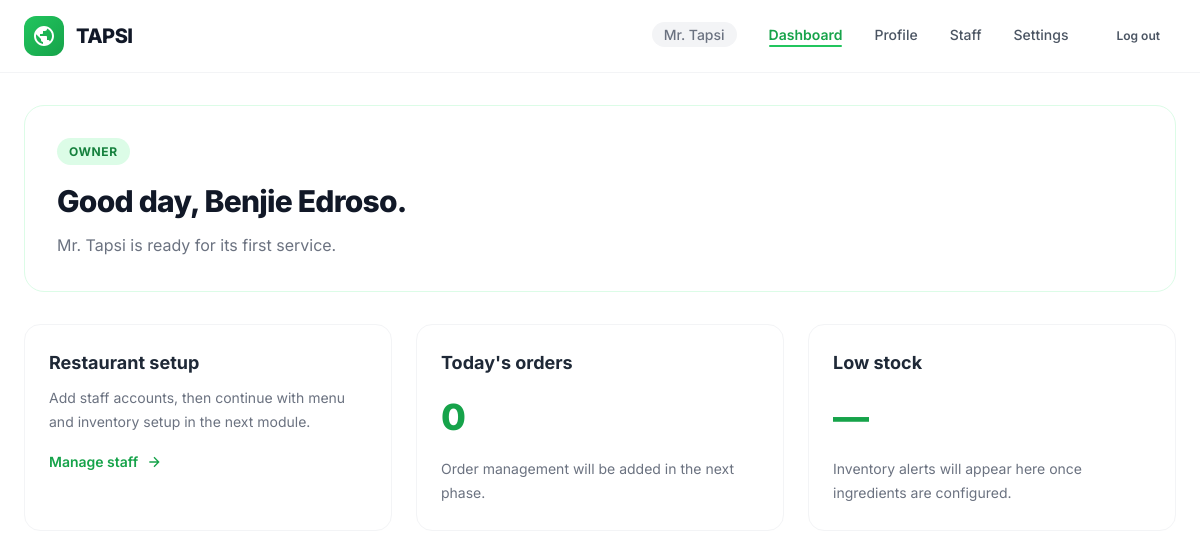
Screenshot of / (signed in) with the database file from the repository.
### accounts/models.py (models this page shows, shortened)
class User(AbstractUser):
    class Role(models.TextChoices):
        OWNER = "OWNER", "Owner"
        MANAGER = "MANAGER", "Manager"
        CASHIER = "CASHIER", "Cashier"
        KITCHEN = "KITCHEN", "Kitchen"
    username = models.CharField(max_length=254, unique=True, editable=False)
    email = models.EmailField(unique=True)
    restaurant = models.ForeignKey(Restaurant, on_delete=models.PROTECT, related_name="users", null=True, blank=True)
    role = models.CharField(max_length=10, choices=Role.choices, default=Role.CASHIER)
    phone = models.CharField(max_length=30, blank=True, validators=[RegexValidator(r"^[0-9+() -]*$", "Enter a valid phone number.")])
    avatar = models.FileField(upload_to="avatars/", blank=True)
    must_change_password = models.BooleanField(default=False)
    failed_login_count = models.PositiveSmallIntegerField(default=0)
    locked_until = models.DateTimeField(null=True, blank=True)
    pending_email = models.EmailField(blank=True)
    is_deleted = models.BooleanField(default=False)
    deleted_at = models.DateTimeField(null=True, blank=True)
    USERNAME_FIELD = "email"
    REQUIRED_FIELDS: list[str] = []
    objects = UserManager()
    class Meta:
        indexes = [
            models.Index(fields=["restaurant", "role"]),
            models.Index(fields=["restaurant", "is_active", "is_deleted"]),
        ]
    @property
    def display_name(self):
        return self.get_full_name() or self.email

class Restaurant(models.Model):
    name = models.CharField(max_length=150)
    address = models.TextField(blank=True)
    contact_number = models.CharField(max_length=30, blank=True)
    tin = models.CharField(max_length=30, blank=True)
    is_vat_registered = models.BooleanField(default=False)
    receipt_footer = models.CharField(max_length=255, blank=True)
    timezone = models.CharField(max_length=50, default="Asia/Manila", editable=False)
    created_at = models.DateTimeField(auto_now_add=True)

### accounts/views.py (the view)
# urls.py: path("", views.dashboard, name="dashboard"),
@login_required
def dashboard(request):
    if request.user.must_change_password:
        return redirect("accounts:change_initial_password")
    return render(request, "dashboard.html")

### accounts/models.py (called while the page is built)
    def get_queryset(self):
        return super().get_queryset().filter(is_deleted=False)

### templates/dashboard.html (shortened to what this page needs)
{% extends 'base.html' %}
{% block content %}
<section class="hero">
    <span class="eyebrow">{{ user.get_role_display }}</span>
    <h1>Good day, {{ user.display_name }}.</h1>
    <p>{{ user.restaurant.name }} is ready for its first service.</p>
</section>
<section class="grid">
    {% if user.role == 'OWNER' or user.role == 'MANAGER' %}
    <article>
        <h2>Restaurant setup</h2>
        <p>Add staff accounts, then continue with menu and inventory setup in the next module.</p>
        <a href="{% url 'accounts:staff_list' %}">
            Manage staff
            <svg width="16" height="16" viewBox="0 0 24 24" fill="none" stroke="currentColor" stroke-width="2"><path d="M5 12h14M12 5l7 7-7 7"/></svg>
        </a>
    </article>
    {% endif %}
    <article>
        <h2>Today's orders</h2>
        <p class="metric">0</p>
        <p>Order management will be added in the next phase.</p>
    </article>
    <article>
        <h2>Low stock</h2>
        <p class="metric">—</p>
        <p>Inventory alerts will appear here once ingredients are configured.</p>
    </article>
</section>
{% endblock %}

### templates/base.html (shortened to what this page needs)
{% load static %}
<!doctype html>
<html lang="en">
<head>
    <link rel="stylesheet" href="{% static 'css/design/tokens.css' %}">
    <link rel="stylesheet" href="{% static 'css/design/components.css' %}">
    <link rel="stylesheet" href="{% static 'css/app.css' %}">
</head>
<body>
    <header class="navbar">
        <div class="navbar-inner">
            <a class="navbar-logo" href="{% url 'dashboard' %}">
                <div class="navbar-logo-icon">
                </div>
                <span class="navbar-logo-text">TAPSI</span>
            </a>
            {% if user.is_authenticated %}
            <ul class="navbar-links">
                <li><span class="nav-restaurant-name">{{ user.restaurant.name }}</span></li>
                <li><a href="{% url 'dashboard' %}" class="{% if request.resolver_match.url_name == 'dashboard' %}active{% endif %}">Dashboard</a></li>
                <li><a href="{% url 'accounts:profile' %}" class="{% if request.resolver_match.url_name == 'profile' %}active{% endif %}">Profile</a></li>
                {% if user.role == 'OWNER' or user.role == 'MANAGER' %}
                <li><a href="{% url 'accounts:staff_list' %}" class="{% if request.resolver_match.url_name == 'staff_list' or request.resolver_match.url_name == 'create_staff' %}active{% endif %}">Staff</a></li>
                {% endif %}
                {% if user.role == 'OWNER' %}
                <li><a href="{% url 'accounts:restaurant_settings' %}" class="{% if request.resolver_match.url_name == 'restaurant_settings' %}active{% endif %}">Settings</a></li>
                {% endif %}
                <li>
                    <form method="post" action="{% url 'accounts:logout' %}" style="display:inline">
                        <button type="submit" class="btn btn-ghost btn-sm">Log out</button>
                    </form>
                </li>
            </ul>
            {% endif %}
        </div>
    </header>
    <main class="container">
        {% block content %}{% endblock %}
    </main>
</body>
</html>

### static/css/design/tokens.css (style rules this page uses)
:root { --tapsi-50: #f0fdf4; --tapsi-100: #dcfce7; --tapsi-200: #bbf7d0; --tapsi-300: #86efac; --tapsi-400: #4ade80; --tapsi-500: #22c55e; --tapsi-600: #16a34a; --tapsi-700: #15803d; --tapsi-800: #166534; --tapsi-900: #14532d; --gray-50: #f9fafb; --gray-100: #f3f4f6; --gray-200: #e5e7eb; --gray-300: #d1d5db; --gray-400: #9ca3af; --gray-500: #6b7280; --gray-600: #4b5563; --gray-700: #374151; --gray-800: #1f2937; --gray-900: #111827; --color-success: #22c55e; --color-warning: #f59e0b; --color-error: #ef4444; --color-info: #3b82f6; --surface-primary: #ffffff; --surface-secondary: #f9fafb; --surface-tertiary: #f3f4f6; --font-family: 'Inter', system-ui, -apple-system, BlinkMacSystemFont, 'Segoe UI', sans-serif; --font-size-xs: 0.75rem; --font-size-sm: 0.875rem; --font-size-base: 1rem; --font-size-lg: 1.125rem; --font-size-xl: 1.25rem; --font-size-2xl: 1.5rem; --font-size-3xl: 1.875rem; --font-size-4xl: 2.25rem; --font-size-5xl: 3rem; --font-weight-regular: 400; --font-weight-medium: 500; --font-weight-semibold: 600; --font-weight-bold: 700; --font-weight-extrabold:800; --line-height-tight: 1.1; --line-height-snug: 1.3; --line-height-normal: 1.6; --line-height-relaxed:1.75; --letter-spacing-tight: -0.025em; --letter-spacing-normal: 0; --letter-spacing-wide: 0.05em; --space-0: 0; --space-1: 0.25rem; --space-2: 0.5rem; --space-3: 0.75rem; --space-4: 1rem; --space-5: 1.25rem; --space-6: 1.5rem; --space-8: 2rem; --space-10: 2.5rem; --space-12: 3rem; --space-16: 4rem; --space-20: 5rem; --space-24: 6rem; --radius-sm: 6px; --radius-md: 8px; --radius-lg: 12px; --radius-xl: 16px; --radius-2xl: 20px; --radius-full: 9999px; --shadow-xs: 0 1px 2px rgba(0, 0, 0, 0.04); --shadow-sm: 0 1px 3px rgba(0, 0, 0, 0.06), 0 1px 2px rgba(0, 0, 0, 0.04); --shadow-md: 0 4px 6px -1px rgba(0, 0, 0, 0.06), 0 2px 4px -2px rgba(0, 0, 0, 0.04); --shadow-lg: 0 10px 15px -3px rgba(0, 0, 0, 0.07), 0 4px 6px -4px rgba(0, 0, 0, 0.04); --shadow-xl: 0 20px 25px -5px rgba(0, 0, 0, 0.08), 0 8px 10px -6px rgba(0, 0, 0, 0.04); --shadow-2xl: 0 25px 50px -12px rgba(0, 0, 0, 0.15); --shadow-inner: inset 0 2px 4px rgba(0, 0, 0, 0.04); --transition-fast: 150ms ease; --transition-base: 200ms ease; --transition-slow: 300ms ease; --transition-spring: 500ms cubic-bezier(0.34, 1.56, 0.64, 1); --z-dropdown: 10; --z-sticky: 20; --z-overlay: 30; --z-modal: 40; --z-toast: 50; --container-sm: 640px; --container-md: 768px; --container-lg: 1024px; --container-xl: 1200px; --container-2xl: 1400px; }

### static/css/design/components.css (style rules this page uses)
*, *::before, *::after { margin: 0; padding: 0; box-sizing: border-box; }
body { font-family: var(--font-family); font-size: var(--font-size-base); line-height: var(--line-height-normal); color: var(--gray-800); background: var(--surface-primary); -webkit-font-smoothing: antialiased; }
.btn { display: inline-flex; align-items: center; justify-content: center; gap: var(--space-2); padding: var(--space-3) var(--space-6); font-family: var(--font-family); font-size: var(--font-size-sm); font-weight: var(--font-weight-semibold); line-height: 1; text-decoration: none; border: none; border-radius: var(--radius-full); cursor: pointer; transition: all var(--transition-base); white-space: nowrap; }
.btn-ghost { background: transparent; color: var(--gray-600); }
.btn-sm { padding: var(--space-2) var(--space-4); font-size: var(--font-size-xs); }
.navbar { position: sticky; top: 0; z-index: var(--z-sticky); background: rgba(255, 255, 255, 0.92); backdrop-filter: blur(12px); border-bottom: 1px solid var(--gray-100); padding: var(--space-4) 0; }
.navbar-inner { max-width: var(--container-xl); margin: 0 auto; padding: 0 var(--space-6); display: flex; align-items: center; justify-content: space-between; }
.navbar-logo { display: flex; align-items: center; gap: var(--space-3); text-decoration: none; }
.navbar-logo-icon { width: 40px; height: 40px; background: linear-gradient(135deg, var(--tapsi-500), var(--tapsi-600)); border-radius: var(--radius-lg); display: flex; align-items: center; justify-content: center; }
.navbar-logo-text { font-size: var(--font-size-xl); font-weight: var(--font-weight-extrabold); color: var(--gray-900); letter-spacing: var(--letter-spacing-tight); }
.navbar-links { display: flex; gap: var(--space-8); list-style: none; }
.navbar-links a { text-decoration: none; color: var(--gray-600); font-size: var(--font-size-sm); font-weight: var(--font-weight-medium); transition: color var(--transition-fast); }

### rows the page displays
User: restaurant.name "Mr. Tapsi", role "OWNER", display_name "Benjie Edroso"
